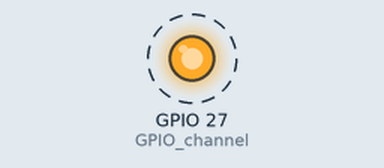
Simulated run of this program. Board: Raspberry Pi (BCM pin numbers). Parts: output pins drawn as LEDs (lit = HIGH). Dashed ring = blinking.

Above: at 0.5 s.
Timing chart, 0 to 4.6 s (numbered marks = the images above):
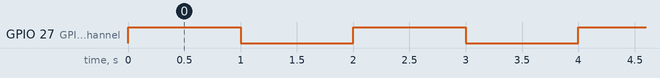

The program:

gpio27output.py
```python
#!/usr/bin/env python
#Raspberry Pi - GPIO interface
#Led flashing 1 sec
import RPi.GPIO as GPIO
from time import sleep

GPIO.cleanup()
GPIO_channel=27
GPIO.setmode(GPIO.BCM)
GPIO.setup(GPIO_channel,GPIO.OUT)

while 1:
	GPIO.output(GPIO_channel,True)
	sleep(1)
	GPIO.output(GPIO_channel,False)
	sleep(1)
```

Measured:
- by itself, GPIO 27 (GPIO_channel): alternates HIGH for 1.0 s and LOW for 1.0 s
